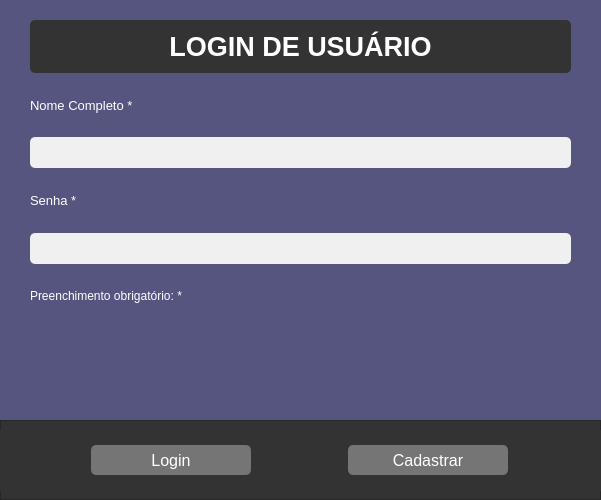
<?xml version="1.0" encoding="UTF-8"?>
<ui version="4.0">
 <class>MainWindow</class>
 <widget class="QMainWindow" name="MainWindow">
  <property name="geometry">
   <rect>
    <x>0</x>
    <y>0</y>
    <width>601</width>
    <height>500</height>
   </rect>
  </property>
  <property name="windowTitle">
   <string>MainWindow</string>
  </property>
  <property name="styleSheet">
   <string notr="true">background-color: rgb(85, 85, 127);</string>
  </property>
  <widget class="QWidget" name="centralwidget">
   <widget class="QWidget" name="verticalLayoutWidget">
    <property name="geometry">
     <rect>
      <x>30</x>
      <y>20</y>
      <width>541</width>
      <height>361</height>
     </rect>
    </property>
    <layout class="QVBoxLayout" name="verticalLayout">
     <item>
      <widget class="QLabel" name="label_5">
       <property name="font">
        <font>
         <pointsize>20</pointsize>
         <weight>75</weight>
         <bold>true</bold>
        </font>
       </property>
       <property name="styleSheet">
        <string notr="true">color: white; background-color: #333333; padding: 10px; border-radius: 5px;</string>
       </property>
       <property name="text">
        <string>LOGIN DE USUÁRIO</string>
       </property>
       <property name="alignment">
        <set>Qt::AlignCenter</set>
       </property>
      </widget>
     </item>
     <item>
      <widget class="QLabel" name="label">
       <property name="font">
        <font>
         <pointsize>10</pointsize>
         <weight>50</weight>
         <bold>false</bold>
        </font>
       </property>
       <property name="styleSheet">
        <string notr="true">color: rgb(255, 255, 255);</string>
       </property>
       <property name="text">
        <string>Nome Completo *</string>
       </property>
      </widget>
     </item>
     <item>
      <widget class="QLineEdit" name="nome">
       <property name="font">
        <font>
         <pointsize>12</pointsize>
        </font>
       </property>
       <property name="styleSheet">
        <string notr="true">border-radius: 5px; padding: 5px; background-color: #f0f0f0;</string>
       </property>
      </widget>
     </item>
     <item>
      <widget class="QLabel" name="label_6">
       <property name="font">
        <font>
         <pointsize>10</pointsize>
        </font>
       </property>
       <property name="styleSheet">
        <string notr="true">color: rgb(255, 255, 255);</string>
       </property>
       <property name="text">
        <string>Senha *</string>
       </property>
      </widget>
     </item>
     <item>
      <widget class="QLineEdit" name="senha">
       <property name="font">
        <font>
         <pointsize>12</pointsize>
        </font>
       </property>
       <property name="styleSheet">
        <string notr="true">border-radius: 5px; padding: 5px; background-color: #f0f0f0;</string>
       </property>
       <property name="echoMode">
        <enum>QLineEdit::Password</enum>
       </property>
      </widget>
     </item>
     <item>
      <widget class="QLabel" name="label_4">
       <property name="styleSheet">
        <string notr="true">color: rgb(255, 255, 255);</string>
       </property>
       <property name="text">
        <string>Preenchimento obrigatório: *</string>
       </property>
      </widget>
     </item>
     <item>
      <widget class="QLabel" name="label_error">
       <property name="styleSheet">
        <string notr="true">color: red;</string>
       </property>
       <property name="text">
        <string/>
       </property>
      </widget>
     </item>
    </layout>
   </widget>
   <widget class="QFrame" name="frame">
    <property name="geometry">
     <rect>
      <x>0</x>
      <y>420</y>
      <width>601</width>
      <height>80</height>
     </rect>
    </property>
    <property name="styleSheet">
     <string notr="true"> background-color: #333333;</string>
    </property>
    <property name="frameShape">
     <enum>QFrame::StyledPanel</enum>
    </property>
    <property name="frameShadow">
     <enum>QFrame::Raised</enum>
    </property>
    <widget class="QWidget" name="horizontalLayoutWidget">
     <property name="geometry">
      <rect>
       <x>0</x>
       <y>10</y>
       <width>601</width>
       <height>61</height>
      </rect>
     </property>
     <layout class="QHBoxLayout" name="horizontalLayout">
      <item>
       <widget class="QPushButton" name="botao_login">
        <property name="maximumSize">
         <size>
          <width>160</width>
          <height>30</height>
         </size>
        </property>
        <property name="font">
         <font>
          <pointsize>12</pointsize>
         </font>
        </property>
        <property name="styleSheet">
         <string notr="true">color: white; border-radius: 5px;
background-color: rgb(117, 117, 117);</string>
        </property>
        <property name="text">
         <string>Login</string>
        </property>
       </widget>
      </item>
      <item>
       <widget class="QPushButton" name="botao_cadastrar">
        <property name="maximumSize">
         <size>
          <width>160</width>
          <height>30</height>
         </size>
        </property>
        <property name="font">
         <font>
          <pointsize>12</pointsize>
         </font>
        </property>
        <property name="styleSheet">
         <string notr="true">color: white; border-radius: 5px;
background-color: rgb(117, 117, 117);</string>
        </property>
        <property name="text">
         <string>Cadastrar</string>
        </property>
       </widget>
      </item>
     </layout>
    </widget>
   </widget>
  </widget>
 </widget>
 <resources/>
 <connections/>
</ui>
